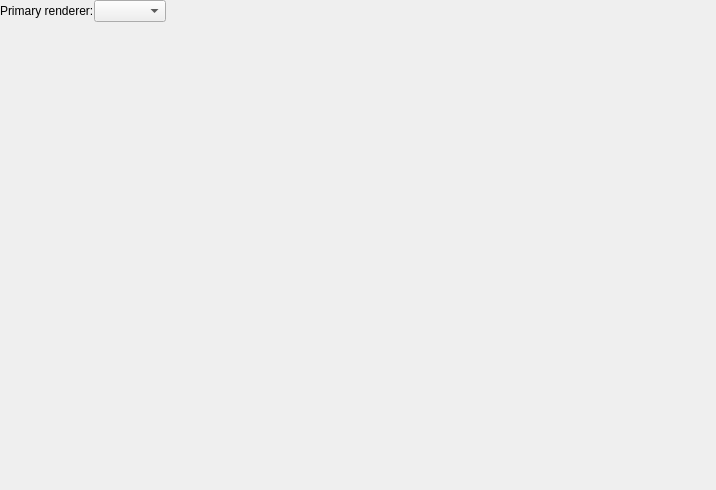
<?xml version="1.0" encoding="UTF-8"?>
<ui version="4.0">
 <class>OptionsDialogRendererPage</class>
 <widget class="QWidget" name="OptionsDialogRendererPage">
  <property name="geometry">
   <rect>
    <x>0</x>
    <y>0</y>
    <width>716</width>
    <height>490</height>
   </rect>
  </property>
  <property name="windowTitle">
   <string>Form</string>
  </property>
  <layout class="QVBoxLayout" name="verticalLayout_2">
   <property name="spacing">
    <number>0</number>
   </property>
   <property name="leftMargin">
    <number>0</number>
   </property>
   <property name="topMargin">
    <number>0</number>
   </property>
   <property name="rightMargin">
    <number>0</number>
   </property>
   <property name="bottomMargin">
    <number>0</number>
   </property>
   <item>
    <layout class="QHBoxLayout" name="horizontalLayout">
     <property name="sizeConstraint">
      <enum>QLayout::SetMinimumSize</enum>
     </property>
     <item>
      <widget class="QLabel" name="label">
       <property name="text">
        <string>Primary renderer:</string>
       </property>
      </widget>
     </item>
     <item>
      <widget class="QComboBox" name="cbModules"/>
     </item>
     <item>
      <spacer name="horizontalSpacer">
       <property name="orientation">
        <enum>Qt::Horizontal</enum>
       </property>
       <property name="sizeHint" stdset="0">
        <size>
         <width>40</width>
         <height>20</height>
        </size>
       </property>
      </spacer>
     </item>
    </layout>
   </item>
   <item>
    <layout class="QVBoxLayout" name="verticalLayout">
     <property name="sizeConstraint">
      <enum>QLayout::SetMaximumSize</enum>
     </property>
    </layout>
   </item>
   <item>
    <spacer name="verticalSpacer">
     <property name="orientation">
      <enum>Qt::Vertical</enum>
     </property>
     <property name="sizeHint" stdset="0">
      <size>
       <width>20</width>
       <height>0</height>
      </size>
     </property>
    </spacer>
   </item>
  </layout>
 </widget>
 <resources/>
 <connections/>
</ui>
